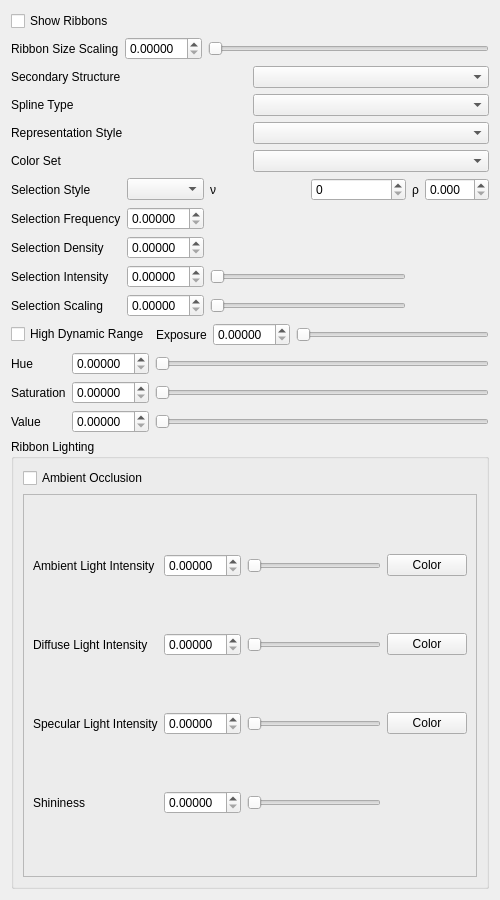
<?xml version="1.0" encoding="UTF-8"?>
<ui version="4.0">
 <class>AppearanceRibbonsForm</class>
 <widget class="QWidget" name="AppearanceRibbonsForm">
  <property name="geometry">
   <rect>
    <x>0</x>
    <y>0</y>
    <width>500</width>
    <height>900</height>
   </rect>
  </property>
  <property name="windowTitle">
   <string>Form</string>
  </property>
  <layout class="QVBoxLayout" name="verticalLayout">
   <item>
    <layout class="QGridLayout" name="gridLayoutScaling">
     <item row="0" column="0">
      <widget class="QCheckBox" name="drawRibbonsCheckBox">
       <property name="text">
        <string>Show Ribbons</string>
       </property>
      </widget>
     </item>
     <item row="1" column="0">
      <widget class="QLabel" name="labelRibbonScale">
       <property name="text">
        <string>Ribbon Size Scaling</string>
       </property>
      </widget>
     </item>
     <item row="1" column="1">
      <widget class="CustomDoubleSpinBox" name="ribbonScaleFactorDoubleSpinBox">
       <property name="keyboardTracking">
        <bool>false</bool>
       </property>
       <property name="decimals">
        <number>5</number>
       </property>
       <property name="singleStep">
        <double>0.100000000000000</double>
       </property>
      </widget>
     </item>
     <item row="1" column="2">
      <widget class="QDoubleSlider" name="ribbonScaleFactorDoubleSlider">
       <property name="orientation">
        <enum>Qt::Horizontal</enum>
       </property>
      </widget>
     </item>
    </layout>
   </item>
   <item>
    <layout class="QGridLayout" name="gridLayoutRepresentation">
     <item row="0" column="0">
      <widget class="QLabel" name="labelSecondaryStructure">
       <property name="text">
        <string>Secondary Structure</string>
       </property>
      </widget>
     </item>
     <item row="0" column="1">
      <widget class="QComboBox" name="ribbonSecondaryStructureMethodComboBox"/>
     </item>
     <item row="1" column="0">
      <widget class="QLabel" name="labelSplineType">
       <property name="text">
        <string>Spline Type</string>
       </property>
      </widget>
     </item>
     <item row="1" column="1">
      <widget class="QComboBox" name="ribbonSplineTypeComboBox"/>
     </item>
     <item row="2" column="0">
      <widget class="QLabel" name="labelRepresentationStyle">
       <property name="text">
        <string>Representation Style</string>
       </property>
      </widget>
     </item>
     <item row="2" column="1">
      <widget class="QComboBox" name="ribbonRepresentationStyleComboBox"/>
     </item>
     <item row="3" column="0">
      <widget class="QLabel" name="labelColorSet">
       <property name="text">
        <string>Color Set</string>
       </property>
      </widget>
     </item>
     <item row="3" column="1">
      <widget class="QComboBox" name="ribbonColorSetComboBox"/>
     </item>
    </layout>
   </item>
   <item>
    <layout class="QGridLayout" name="gridLayoutSelection">
     <item row="0" column="0">
      <widget class="QLabel" name="labelSelectionStyle">
       <property name="text">
        <string>Selection Style</string>
       </property>
      </widget>
     </item>
     <item row="0" column="1">
      <widget class="QComboBox" name="ribbonSelectionStyleComboBox"/>
     </item>
     <item row="0" column="2">
      <layout class="QHBoxLayout" name="horizontalLayoutNu">
       <item>
        <widget class="QLabel" name="labelNu">
         <property name="text">
          <string>ν</string>
         </property>
        </widget>
       </item>
       <item>
        <widget class="CustomDoubleSpinBox" name="ribbonSelectionStyleNuDoubleSpinBox">
         <property name="decimals">
          <number>0</number>
         </property>
        </widget>
       </item>
      </layout>
     </item>
     <item row="0" column="3">
      <layout class="QHBoxLayout" name="horizontalLayoutRho">
       <item>
        <widget class="QLabel" name="labelRho">
         <property name="text">
          <string>ρ</string>
         </property>
        </widget>
       </item>
       <item>
        <widget class="CustomDoubleSpinBox" name="ribbonSelectionStyleRhoDoubleSpinBox">
         <property name="decimals">
          <number>3</number>
         </property>
        </widget>
       </item>
      </layout>
     </item>
     <item row="1" column="0">
      <widget class="QLabel" name="labelSelectionFrequency">
       <property name="text">
        <string>Selection Frequency</string>
       </property>
      </widget>
     </item>
     <item row="1" column="1">
      <widget class="CustomDoubleSpinBox" name="ribbonSelectionFrequencyDoubleSpinBox">
       <property name="decimals">
        <number>5</number>
       </property>
      </widget>
     </item>
     <item row="2" column="0">
      <widget class="QLabel" name="labelSelectionDensity">
       <property name="text">
        <string>Selection Density</string>
       </property>
      </widget>
     </item>
     <item row="2" column="1">
      <widget class="CustomDoubleSpinBox" name="ribbonSelectionDensityDoubleSpinBox">
       <property name="decimals">
        <number>5</number>
       </property>
      </widget>
     </item>
     <item row="3" column="0">
      <widget class="QLabel" name="labelSelectionIntensity">
       <property name="text">
        <string>Selection Intensity</string>
       </property>
      </widget>
     </item>
     <item row="3" column="1">
      <widget class="CustomDoubleSpinBox" name="ribbonSelectionIntensityDoubleSpinBox">
       <property name="decimals">
        <number>5</number>
       </property>
      </widget>
     </item>
     <item row="3" column="2">
      <widget class="QDoubleSlider" name="ribbonSelectionIntensityDoubleSlider">
       <property name="orientation">
        <enum>Qt::Horizontal</enum>
       </property>
      </widget>
     </item>
     <item row="4" column="0">
      <widget class="QLabel" name="labelSelectionScaling">
       <property name="text">
        <string>Selection Scaling</string>
       </property>
      </widget>
     </item>
     <item row="4" column="1">
      <widget class="CustomDoubleSpinBox" name="ribbonSelectionScalingDoubleSpinBox">
       <property name="decimals">
        <number>5</number>
       </property>
      </widget>
     </item>
     <item row="4" column="2">
      <widget class="QDoubleSlider" name="ribbonSelectionScalingDoubleSlider">
       <property name="orientation">
        <enum>Qt::Horizontal</enum>
       </property>
      </widget>
     </item>
    </layout>
   </item>
   <item>
    <layout class="QVBoxLayout" name="verticalLayoutHDR">
     <item>
      <layout class="QHBoxLayout" name="horizontalLayoutHDR">
       <item>
        <widget class="QCheckBox" name="ribbonHighDynamicRangeCheckBox">
         <property name="text">
          <string>High Dynamic Range</string>
         </property>
        </widget>
       </item>
       <item>
        <widget class="QLabel" name="labelExposure">
         <property name="text">
          <string>Exposure</string>
         </property>
        </widget>
       </item>
       <item>
        <widget class="CustomDoubleSpinBox" name="ribbonHDRExposureDoubleSpinBox">
         <property name="keyboardTracking">
          <bool>false</bool>
         </property>
         <property name="decimals">
          <number>5</number>
         </property>
        </widget>
       </item>
       <item>
        <widget class="QDoubleSlider" name="ribbonHDRExposureDoubleSlider">
         <property name="orientation">
          <enum>Qt::Horizontal</enum>
         </property>
        </widget>
       </item>
      </layout>
     </item>
     <item>
      <layout class="QGridLayout" name="gridLayoutHSV">
       <item row="0" column="0">
        <widget class="QLabel" name="labelHue">
         <property name="text">
          <string>Hue</string>
         </property>
        </widget>
       </item>
       <item row="0" column="1">
        <widget class="CustomDoubleSpinBox" name="ribbonHueDoubleSpinBox">
         <property name="keyboardTracking">
          <bool>false</bool>
         </property>
         <property name="decimals">
          <number>5</number>
         </property>
        </widget>
       </item>
       <item row="0" column="2">
        <widget class="QDoubleSlider" name="ribbonHueDoubleSlider">
         <property name="orientation">
          <enum>Qt::Horizontal</enum>
         </property>
        </widget>
       </item>
       <item row="1" column="0">
        <widget class="QLabel" name="labelSaturation">
         <property name="text">
          <string>Saturation</string>
         </property>
        </widget>
       </item>
       <item row="1" column="1">
        <widget class="CustomDoubleSpinBox" name="ribbonSaturationDoubleSpinBox">
         <property name="keyboardTracking">
          <bool>false</bool>
         </property>
         <property name="decimals">
          <number>5</number>
         </property>
        </widget>
       </item>
       <item row="1" column="2">
        <widget class="QDoubleSlider" name="ribbonSaturationDoubleSlider">
         <property name="orientation">
          <enum>Qt::Horizontal</enum>
         </property>
        </widget>
       </item>
       <item row="2" column="0">
        <widget class="QLabel" name="labelValue">
         <property name="text">
          <string>Value</string>
         </property>
        </widget>
       </item>
       <item row="2" column="1">
        <widget class="CustomDoubleSpinBox" name="ribbonValueDoubleSpinBox">
         <property name="keyboardTracking">
          <bool>false</bool>
         </property>
         <property name="decimals">
          <number>5</number>
         </property>
        </widget>
       </item>
       <item row="2" column="2">
        <widget class="QDoubleSlider" name="ribbonValueDoubleSlider">
         <property name="orientation">
          <enum>Qt::Horizontal</enum>
         </property>
        </widget>
       </item>
      </layout>
     </item>
    </layout>
   </item>
   <item>
    <widget class="QGroupBox" name="ribbonLightingGroupBox">
     <property name="title">
      <string>Ribbon Lighting</string>
     </property>
     <layout class="QVBoxLayout" name="verticalLayoutLighting">
      <item>
       <widget class="QCheckBox" name="ribbonAmbientOcclusionCheckBox">
        <property name="text">
         <string>Ambient Occlusion</string>
        </property>
       </widget>
      </item>
      <item>
       <widget class="QFrame" name="ribbonLightingFrame">
        <property name="frameShape">
         <enum>QFrame::StyledPanel</enum>
        </property>
        <property name="frameShadow">
         <enum>QFrame::Raised</enum>
        </property>
        <layout class="QGridLayout" name="gridLayoutLighting">
         <item row="0" column="0">
          <widget class="QLabel" name="labelAmbient">
           <property name="text">
            <string>Ambient Light Intensity</string>
           </property>
          </widget>
         </item>
         <item row="0" column="1">
          <widget class="CustomDoubleSpinBox" name="ribbonAmbientIntensityDoubleSpinBox">
           <property name="keyboardTracking">
            <bool>false</bool>
           </property>
           <property name="decimals">
            <number>5</number>
           </property>
          </widget>
         </item>
         <item row="0" column="2">
          <widget class="QDoubleSlider" name="ribbonAmbientIntensityDoubleSlider">
           <property name="orientation">
            <enum>Qt::Horizontal</enum>
           </property>
          </widget>
         </item>
         <item row="0" column="3">
          <widget class="SelectColorButton" name="ribbonAmbientColorPushButton">
           <property name="text">
            <string>Color</string>
           </property>
          </widget>
         </item>
         <item row="1" column="0">
          <widget class="QLabel" name="labelDiffuse">
           <property name="text">
            <string>Diffuse Light Intensity</string>
           </property>
          </widget>
         </item>
         <item row="1" column="1">
          <widget class="CustomDoubleSpinBox" name="ribbonDiffuseIntensityDoubleSpinBox">
           <property name="keyboardTracking">
            <bool>false</bool>
           </property>
           <property name="decimals">
            <number>5</number>
           </property>
          </widget>
         </item>
         <item row="1" column="2">
          <widget class="QDoubleSlider" name="ribbonDiffuseIntensityDoubleSlider">
           <property name="orientation">
            <enum>Qt::Horizontal</enum>
           </property>
          </widget>
         </item>
         <item row="1" column="3">
          <widget class="SelectColorButton" name="ribbonDiffuseColorPushButton">
           <property name="text">
            <string>Color</string>
           </property>
          </widget>
         </item>
         <item row="2" column="0">
          <widget class="QLabel" name="labelSpecular">
           <property name="text">
            <string>Specular Light Intensity</string>
           </property>
          </widget>
         </item>
         <item row="2" column="1">
          <widget class="CustomDoubleSpinBox" name="ribbonSpecularIntensityDoubleSpinBox">
           <property name="keyboardTracking">
            <bool>false</bool>
           </property>
           <property name="decimals">
            <number>5</number>
           </property>
          </widget>
         </item>
         <item row="2" column="2">
          <widget class="QDoubleSlider" name="ribbonSpecularIntensityDoubleSlider">
           <property name="orientation">
            <enum>Qt::Horizontal</enum>
           </property>
          </widget>
         </item>
         <item row="2" column="3">
          <widget class="SelectColorButton" name="ribbonSpecularColorPushButton">
           <property name="text">
            <string>Color</string>
           </property>
          </widget>
         </item>
         <item row="3" column="0">
          <widget class="QLabel" name="labelShininess">
           <property name="text">
            <string>Shininess</string>
           </property>
          </widget>
         </item>
         <item row="3" column="1">
          <widget class="CustomDoubleSpinBox" name="ribbonShininessDoubleSpinBox">
           <property name="keyboardTracking">
            <bool>false</bool>
           </property>
           <property name="decimals">
            <number>5</number>
           </property>
          </widget>
         </item>
         <item row="3" column="2">
          <widget class="QDoubleSlider" name="ribbonShininessDoubleSlider">
           <property name="orientation">
            <enum>Qt::Horizontal</enum>
           </property>
          </widget>
         </item>
        </layout>
       </widget>
      </item>
     </layout>
    </widget>
   </item>
  </layout>
 </widget>
 <customwidgets>
  <customwidget>
   <class>CustomDoubleSpinBox</class>
   <extends>QDoubleSpinBox</extends>
   <header>customdoublespinbox.h</header>
  </customwidget>
  <customwidget>
   <class>QDoubleSlider</class>
   <extends>QSlider</extends>
   <header>qdoubleslider.h</header>
  </customwidget>
  <customwidget>
   <class>SelectColorButton</class>
   <extends>QPushButton</extends>
   <header>selectcolorbutton.h</header>
  </customwidget>
 </customwidgets>
 <resources/>
 <connections/>
</ui>
